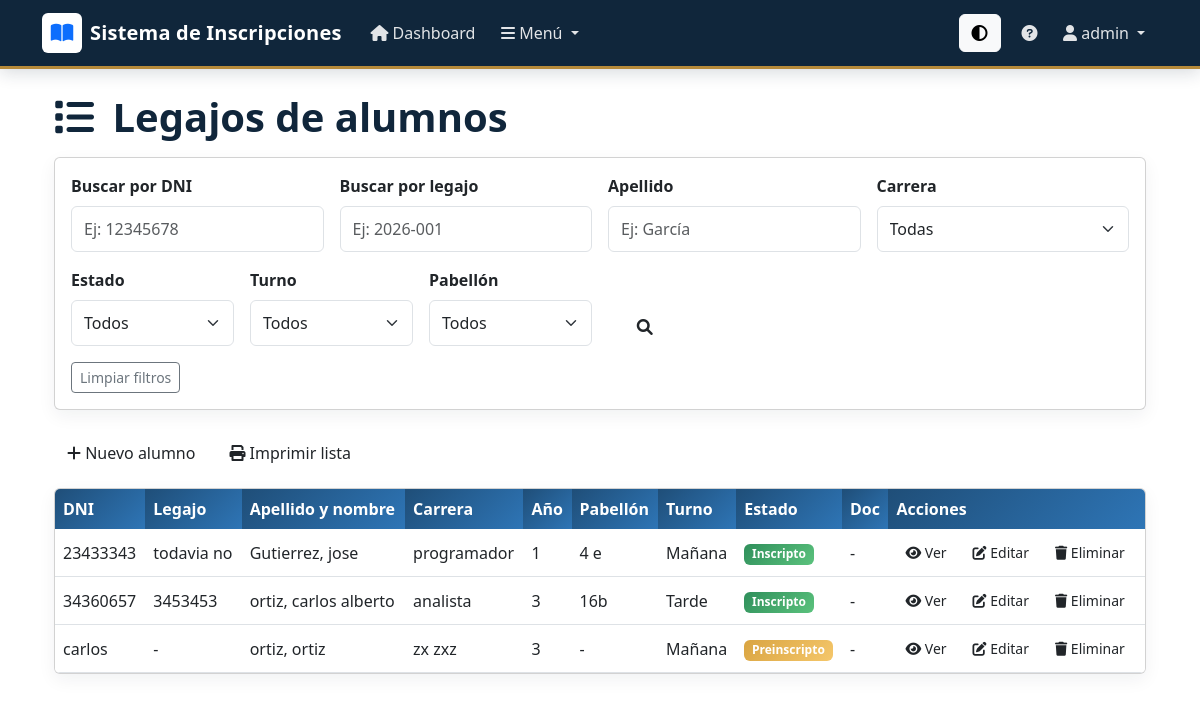
Screenshot of /listar/ (signed in) with the database file from the repository.
### inscripciones/models.py (models this page shows, shortened)
class Alumno(models.Model):
    ESTADOS = [
        ('Preinscripto', 'Preinscripto'),
        ('Inscripto', 'Inscripto'),
        ('Baja', 'Baja'),
    ]
    TURNO_CHOICES = [
        ('Mañana', 'Mañana'),
        ('Tarde', 'Tarde'),
        ('Noche', 'Noche'),
    ]
    SITUACION_CHOICES = [
        ('Trabaja', 'Trabaja'),
        ('No trabaja', 'No trabaja'),
        ('Estudia y trabaja', 'Estudia y trabaja'),
    ]
    SITUACION_ACADEMICA_CHOICES = [
        ('Regular', 'Regular'),
        ('Pendiente', 'Pendiente'),
        ('Egresado', 'Egresado'),
    ]
    CONTINUIDAD_CHOICES = [
        ('Continúa', 'Continúa'),
        ('Interrumpió', 'Interrumpió'),
        ('Reincorporado', 'Reincorporado'),
    ]
    dni = models.CharField(max_length=8, unique=True, verbose_name="DNI")
    nombre = models.CharField(max_length=100, verbose_name="Nombre")
    apellido = models.CharField(max_length=100, verbose_name="Apellido")
    fecha_nacimiento = models.DateField(verbose_name="Fecha de nacimiento", blank=True, null=True)
    fecha_inscripcion = models.DateField(verbose_name="Fecha de inscripción", auto_now_add=True)
    año = models.IntegerField(verbose_name="Año", validators=[MinValueValidator(1), MaxValueValidator(6)])
    estado = models.CharField(max_length=50, choices=ESTADOS, default="Preinscripto", verbose_name="Estado")
    carrera = models.CharField(max_length=150, verbose_name="Carrera", blank=True, null=True)
    matricula = models.CharField(max_length=50, verbose_name="Matrícula", blank=True, null=True)
    unidad = models.CharField(max_length=150, verbose_name="Unidad / institución", blank=True, null=True)
    pabellon = models.CharField(max_length=100, verbose_name="Pabellón", blank=True, null=True)
    turno = models.CharField(max_length=20, choices=TURNO_CHOICES, default='Mañana', verbose_name="Turno", blank=True, null=True)
    curso = models.CharField(max_length=100, verbose_name="Curso / División", blank=True, null=True)
    situacion_laboral = models.CharField(max_length=30, choices=SITUACION_CHOICES, default='No trabaja', verbose_name="Situación laboral", blank=True, null=True)
    situacion_academica = models.CharField(max_length=30, choices=SITUACION_ACADEMICA_CHOICES, default='Regular', verbose_name="Situación académica", blank=True, null=True)
    continuidad_estudios = models.CharField(max_length=30, choices=CONTINUIDAD_CHOICES, default='Continúa', verbose_name="Continuidad de estudios", blank=True, null=True)
    recupero_libertad = models.BooleanField(default=False, verbose_name="Recuperó la libertad")
    fecha_recupero_libertad = models.DateField(verbose_name='Fecha de recuperación de libertad', blank=True, null=True)
    telefono = models.CharField(max_length=30, verbose_name="Teléfono", blank=True, null=True)
    email = models.EmailField(verbose_name="Correo electrónico", blank=True, null=True)
    domicilio = models.CharField(max_length=200, verbose_name="Domicilio", blank=True, null=True)
    observaciones = models.TextField(verbose_name="Observaciones", blank=True, null=True)
    estudios_primarios = models.CharField(max_length=200, verbose_name="Estudios primarios", blank=True, null=True)
    estudios_secundarios = models.CharField(max_length=200, verbose_name="Estudios secundarios", blank=True, null=True)
    documento = models.FileField(upload_to='documentacion/', verbose_name='Documentación escaneada', blank=True, null=True)
    creado_en = models.DateTimeField(auto_now_add=True, verbose_name='Creado en')
    actualizado_en = models.DateTimeField(auto_now=True, verbose_name='Actualizado en')
    class Meta:
        verbose_name = 'Alumno'
        verbose_name_plural = 'Alumnos'
        ordering = ['apellido', 'nombre']

### inscripciones/views.py (the view)
# urls.py: path('listar/', views.listar, name='listar'),
@login_required
def listar(request):
    alumnos = Alumno.objects.all().order_by('apellido', 'nombre')
    dni_busqueda = request.GET.get('dni', '').strip()
    legajo_busqueda = request.GET.get('legajo', '').strip()
    apellido_busqueda = request.GET.get('apellido', '').strip()
    estado_filtro = request.GET.get('estado', '')
    turno_filtro = request.GET.get('turno', '')
    pabellon_filtro = request.GET.get('pabellon', '').strip()
    carrera_filtro = request.GET.get('carrera', '').strip()
    if dni_busqueda:
        alumnos = alumnos.filter(dni__icontains=dni_busqueda)
    if legajo_busqueda:
        alumnos = alumnos.filter(matricula__icontains=legajo_busqueda)
    if apellido_busqueda:
        alumnos = alumnos.filter(apellido__icontains=apellido_busqueda)
    if estado_filtro:
        alumnos = alumnos.filter(estado=estado_filtro)
    if turno_filtro:
        alumnos = alumnos.filter(turno=turno_filtro)
    if pabellon_filtro:
        alumnos = alumnos.filter(pabellon__icontains=pabellon_filtro)
    if carrera_filtro:
        alumnos = alumnos.filter(carrera__icontains=carrera_filtro)
    estados = [choice[0] for choice in Alumno.ESTADOS]
    turnos = [choice[0] for choice in Alumno.TURNO_CHOICES]
    pabellones = sorted({a.pabellon for a in Alumno.objects.exclude(pabellon__isnull=True).exclude(pabellon='')})
    carreras = sorted({a.carrera for a in Alumno.objects.exclude(carrera__isnull=True).exclude(carrera='')})
    registrar_auditoria(None, request.user, 'Ver', descripcion='Acceso a listado de alumnos')
    return render(request, 'listar.html', {
        'alumnos': alumnos,
        'dni_busqueda': dni_busqueda,
        'legajo_busqueda': legajo_busqueda,
        'apellido_busqueda': apellido_busqueda,
        'estado_filtro': estado_filtro,
        'turno_filtro': turno_filtro,
        'pabellon_filtro': pabellon_filtro,
        'carrera_filtro': carrera_filtro,
        'estados': estados,
        'turnos': turnos,
        'pabellones': pabellones,
        'carreras': carreras,
    })

### templates/listar.html (shortened to what this page needs)
{% extends 'base.html' %}
{% load static %}
{% block content %}
<div class="container-fluid">
    <div class="d-flex justify-content-between align-items-center flex-wrap mb-3">
        <h1 class="page-title mb-0"><i class="fas fa-list me-2"></i> Legajos de alumnos</h1>
    </div>
    <div class="card section-card mb-4">
        <div class="card-body">
            <form method="get" class="row g-3 align-items-end">
                <div class="col-md-3">
                    <label for="dni" class="form-label fw-semibold">Buscar por DNI</label>
                    <input type="text" id="dni" name="dni" value="{{ dni_busqueda }}" class="form-control" placeholder="Ej: 12345678">
                </div>
                <div class="col-md-3">
                    <label for="legajo" class="form-label fw-semibold">Buscar por legajo</label>
                    <input type="text" id="legajo" name="legajo" value="{{ legajo_busqueda }}" class="form-control" placeholder="Ej: 2026-001">
                </div>
                <div class="col-md-3">
                    <label for="apellido" class="form-label fw-semibold">Apellido</label>
                    <input type="text" id="apellido" name="apellido" value="{{ apellido_busqueda }}" class="form-control" placeholder="Ej: García">
                </div>
                <div class="col-md-3">
                    <label for="carrera" class="form-label fw-semibold">Carrera</label>
                    <select id="carrera" name="carrera" class="form-select">
                        <option value="">Todas</option>
                    </select>
                </div>
                <div class="col-md-2">
                    <label for="estado" class="form-label fw-semibold">Estado</label>
                    <select id="estado" name="estado" class="form-select">
                        <option value="">Todos</option>
                    </select>
                </div>
                <div class="col-md-2">
                    <label for="turno" class="form-label fw-semibold">Turno</label>
                    <select id="turno" name="turno" class="form-select">
                        <option value="">Todos</option>
                    </select>
                </div>
                <div class="col-md-2">
                    <label for="pabellon" class="form-label fw-semibold">Pabellón</label>
                    <select id="pabellon" name="pabellon" class="form-select">
                        <option value="">Todos</option>
                    </select>
                </div>
                <div class="col-md-1 d-flex gap-2">
                    <button type="submit" class="btn btn-gradient-primary w-100">
                        <i class="fas fa-search"></i>
                    </button>
                </div>
            </form>
            <div class="mt-3">
                <a href="{% url 'listar' %}" class="btn btn-outline-secondary btn-sm">Limpiar filtros</a>
            </div>
        </div>
    </div>
    <div class="mb-3 d-flex flex-wrap gap-2">
        <a href="{% url 'crear' %}" class="btn btn-gradient-success">
            <i class="fas fa-plus"></i> Nuevo alumno
        </a>
        <button type="button" data-print-page class="btn btn-gradient-primary">
            <i class="fas fa-print"></i> Imprimir lista
        </button>
    </div>
    <div class="table-responsive card section-card">
        <table class="table table-hover align-middle mb-0">
            <thead>
                <tr>
                    <th>DNI</th>
                    <th>Legajo</th>
                    <th>Apellido y nombre</th>
                    <th>Carrera</th>
                    <th>Año</th>
                    <th>Pabellón</th>
                    <th>Turno</th>
                    <th>Estado</th>
                    <th>Doc</th>
                    <th>Acciones</th>
                </tr>
            </thead>
            <tbody>
                {% for a in alumnos %}
                <tr>
                    <td>{{ a.dni }}</td>
                    <td>{{ a.matricula|default:'-' }}</td>
                    <td>{{ a.apellido }}, {{ a.nombre }}</td>
                    <td>{{ a.carrera|default:'-' }}</td>
                    <td>{{ a.año }}</td>
                    <td>{{ a.pabellon|default:'-' }}</td>
                    <td>{{ a.turno|default:'-' }}</td>
                    <td>
                        <span class="badge text-white status-badge {% if a.estado == 'Preinscripto' %}status-preinscripto{% elif a.estado == 'Inscripto' %}status-inscripto{% elif a.estado == 'Baja' %}status-baja{% endif %}">
                            {{ a.estado }}
                        </span>
                    </td>
                    <td>
                        {% if a.documento %}
                            <a href="{{ a.documento.url }}" target="_blank" class="btn btn-sm btn-outline-primary">Ver</a>
                        {% else %}
                            -
                        {% endif %}
                    </td>
                    <td>
                        <div class="d-flex flex-wrap gap-2">
                            <a href="{% url 'detalle_alumno' a.id %}" class="btn btn-sm btn-gradient-primary">
                                <i class="fas fa-eye"></i> Ver
                            </a>
                            <a href="{% url 'editar' a.id %}" class="btn btn-sm btn-gradient-warning">
                                <i class="fas fa-edit"></i> Editar
                            </a>
                            <a href="{% url 'eliminar' a.id %}" class="btn btn-sm btn-gradient-danger">
                                <i class="fas fa-trash"></i> Eliminar
                            </a>
                        </div>
                    </td>
                </tr>
                {% endfor %}
            </tbody>
        </table>
    </div>
</div>
{% endblock %}

### templates/base.html (shortened to what this page needs)
<!DOCTYPE html>
<html lang="es">
<head>
    {% load static %}
    <link rel="stylesheet" href="{% static 'css/base.css' %}">
    <link href="https://cdn.jsdelivr.net/npm/bootstrap@5.3.0/dist/css/bootstrap.min.css" rel="stylesheet">
    <link href="https://cdnjs.cloudflare.com/ajax/libs/font-awesome/6.0.0/css/all.min.css" rel="stylesheet">
</head>
<body>
    <nav class="navbar navbar-expand-lg navbar-dark">
        <div class="container">
            <a class="navbar-brand d-flex align-items-center gap-2" href="/">
                <div class="d-flex align-items-center justify-content-center bg-white rounded-2 px-2 py-1 brand-mark">
                    <i class="fas fa-book-open text-primary"></i>
                </div>
                <span>Sistema de Inscripciones</span>
            </a>
            <div class="collapse navbar-collapse" id="navbarNav">
                <ul class="navbar-nav me-auto">
                    {% if user.is_authenticated %}
                        <li class="nav-item">
                            <a class="nav-link" href="{% url 'dashboard' %}">
                                <i class="fas fa-home"></i> Dashboard
                            </a>
                        </li>
                        <li class="nav-item dropdown">
                            <a class="nav-link dropdown-toggle" href="#" id="menuDropdown" role="button" data-bs-toggle="dropdown">
                                <i class="fas fa-bars"></i> Menú
                            </a>
                        </li>
                    {% else %}
                        <li class="nav-item">
                            <a class="nav-link" href="{% url 'login' %}">
                                <i class="fas fa-sign-in-alt"></i> Iniciar Sesión
                            </a>
                        </li>
                    {% endif %}
                </ul>
                <ul class="navbar-nav align-items-center">
                    <li class="nav-item me-2">
                        <button id="theme-toggle" class="btn btn-light" title="Cambiar Tema">
                            <i class="fas fa-adjust"></i>
                        </button>
                    </li>
                    {% if user.is_authenticated %}
                        <li class="nav-item">
                            <a class="nav-link" href="{% url 'ayuda' %}" title="Ayuda">
                                <i class="fas fa-question-circle"></i>
                            </a>
                        </li>
                        <li class="nav-item dropdown">
                            <a class="nav-link dropdown-toggle" href="#" id="userDropdown" role="button" data-bs-toggle="dropdown">
                                <i class="fas fa-user"></i> {{ user.username }}
                            </a>
                        </li>
                    {% endif %}
                </ul>
            </div>
        </div>
    </nav>
    <div class="container mt-4 mb-4">
        {% block content %}{% endblock %}
    </div>
</body>
</html>

### rows the page displays
Alumno: dni "23433343", matricula "todavia no", apellido "Gutierrez", nombre "jose", carrera "programador", año "1", pabellon "4 e", turno "Mañana", estado "Inscripto"
Alumno: dni "34360657", matricula "3453453", apellido "ortiz", nombre "carlos alberto", carrera "analista", año "3", pabellon "16b", turno "Tarde", estado "Inscripto"
Alumno: dni "carlos", matricula "-", apellido "ortiz", nombre "ortiz", carrera "zx zxz", año "3", pabellon "-", turno "Mañana", estado "Preinscripto"

### other values shown
{{ user.username }} "admin"
